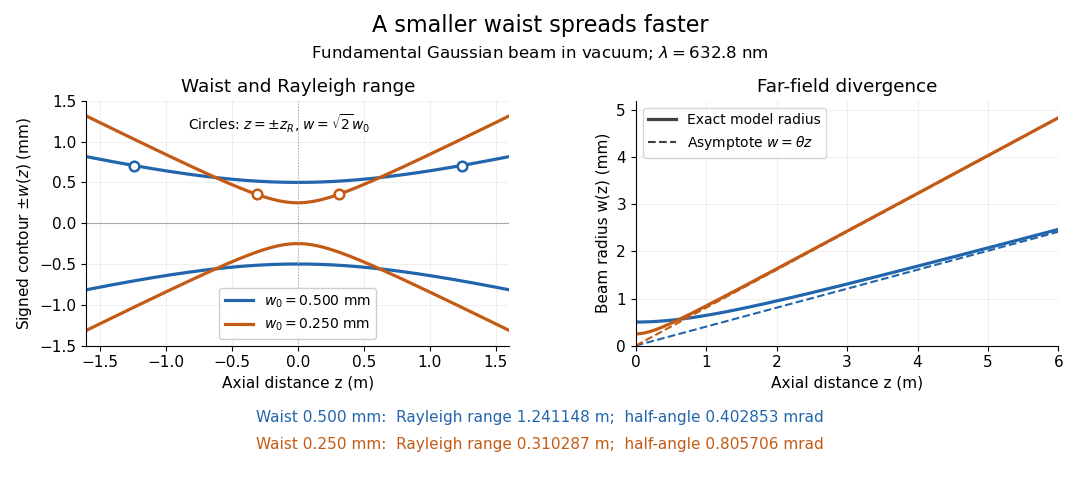

Here is the Python script that generated this plot:
"""Generate gaussian-beam-waist-and-divergence.png in CWD.

Tested with Python 3.14.4, numpy 2.3.5 and matplotlib 3.10.7.
Vacuum scalar paraxial Gaussian model; all plotted lengths are physical.
"""

import matplotlib

matplotlib.use("Agg")
import matplotlib.pyplot as plt
from matplotlib.lines import Line2D
import numpy as np


def main():
    plt.rcParams.update({"font.size": 11, "figure.facecolor": "white",
                         "axes.spines.top": False, "axes.spines.right": False})
    wavelength = 632.8e-9
    waists = np.array([0.500e-3, 0.250e-3])
    ranges = np.pi * waists**2 / wavelength
    angles = wavelength / (np.pi * waists)
    colors = ["#2166ac", "#c45b15"]
    fig, axes = plt.subplots(1, 2, figsize=(10.8, 4.8), dpi=100)
    fig.subplots_adjust(left=.08, right=.98, bottom=.28, top=.79, wspace=.30)
    near = np.linspace(-1.6, 1.6, 801)
    far = np.linspace(0, 6, 801)
    for waist, rayleigh, angle, color in zip(waists, ranges, angles, colors):
        label = rf"$w_0={waist * 1e3:.3f}$ mm"
        width = waist * np.sqrt(1 + (near / rayleigh)**2)
        axes[0].plot(near, width * 1e3, color=color, lw=2.3, label=label)
        axes[0].plot(near, -width * 1e3, color=color, lw=2.3)
        for sign in [-1, 1]:
            axes[0].scatter([sign * rayleigh], [np.sqrt(2) * waist * 1e3],
                            s=48, facecolor="white", edgecolor=color, lw=1.8, zorder=4)
        axes[1].plot(far, waist * np.sqrt(1 + (far / rayleigh)**2) * 1e3,
                     color=color, lw=2.3)
        axes[1].plot(far, angle * far * 1e3, color=color, ls="--", lw=1.5)
    axes[0].axhline(0, color="0.65", lw=.8)
    axes[0].axvline(0, color="0.65", lw=.8, ls=":")
    axes[0].set(xlim=(-1.6, 1.6), ylim=(-1.5, 1.5), xlabel="Axial distance z (m)",
                ylabel=r"Signed contour $\pm w(z)$ (mm)", title="Waist and Rayleigh range")
    axes[0].legend(loc="lower center", fontsize=10, framealpha=.95)
    axes[0].text(.24, .95, r"Circles: $z=\pm z_R$, $w=\sqrt{2}w_0$",
                 transform=axes[0].transAxes, va="top", fontsize=10)
    axes[1].set(xlim=(0, 6), ylim=(0, 5.2), xlabel="Axial distance z (m)",
                ylabel="Beam radius w(z) (mm)", title="Far-field divergence")
    axes[1].legend(handles=[Line2D([0], [0], color="0.25", lw=2.3, label="Exact model radius"),
                            Line2D([0], [0], color="0.25", ls="--", lw=1.5,
                                   label=r"Asymptote $w=\theta z$")],
                   loc="upper left", fontsize=10)
    for ax in axes:
        ax.grid(alpha=.18)
    fig.suptitle("A smaller waist spreads faster", fontsize=16, y=.97)
    fig.text(.5, .88, r"Fundamental Gaussian beam in vacuum; $\lambda=632.8$ nm",
             ha="center", fontsize=12)
    for index, color in enumerate(colors):
        fig.text(.5, .12 - index * .055,
                 f"Waist {waists[index] * 1e3:.3f} mm:  Rayleigh range {ranges[index]:.6f} m;  "
                 f"half-angle {angles[index] * 1e3:.6f} mrad", ha="center", color=color)
    fig.savefig("gaussian-beam-waist-and-divergence.png", facecolor="white", transparent=False)
    plt.close(fig)


if __name__ == "__main__":
    main()
